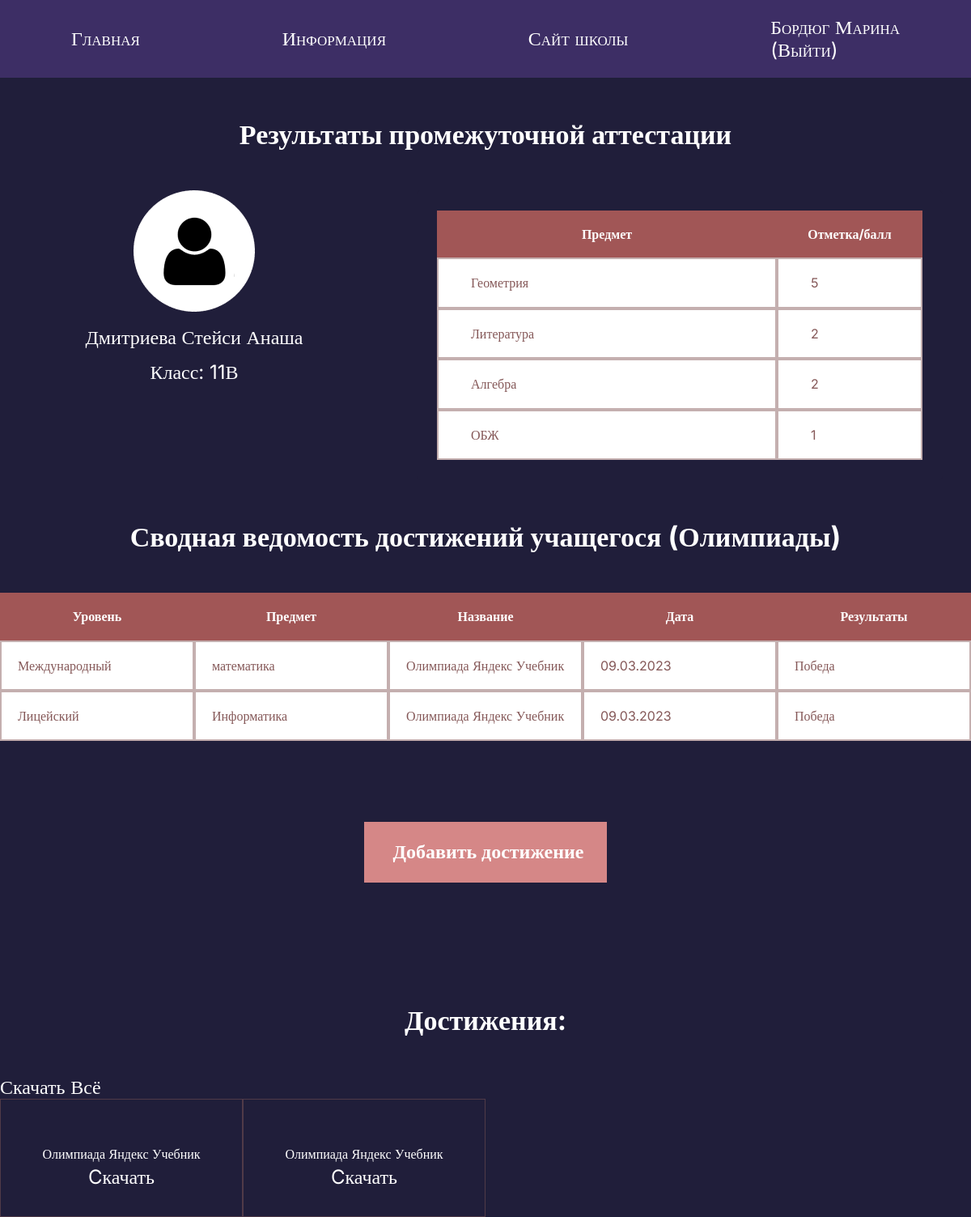
/profile/18 (signed in), run on the app's committed database.
### tables this page shows
CREATE TABLE "students" (
	"student_id"	INTEGER NOT NULL,
	"name"	TEXT NOT NULL,
	"login"	TEXT NOT NULL,
	"password"	TEXT NOT NULL,
	"avatar"	BLOB,
	"birth_date"	DATE,
	"created_at"	DATETIME NOT NULL DEFAULT CURRENT_TIMESTAMP,
	"class"	TEXT NOT NULL,
	"teacher_id"	INTEGER NOT NULL,
	"old"	INTEGER NOT NULL,
	FOREIGN KEY("teacher_id") REFERENCES "teachers"("teacher_id") ON DELETE CASCADE ON UPDATE CASCADE,
	PRIMARY KEY("student_id" AUTOINCREMENT)
);

CREATE TABLE exams ( 
                    exam_id           INTEGER NOT NULL  PRIMARY KEY  AUTOINCREMENT,
                    subject           TEXT,
                    mark              INTEGER,
                    student_id        INTEGER NOT NULL,
                    created_at        DATETIME NOT NULL DEFAULT CURRENT_TIMESTAMP,
                    FOREIGN KEY ( student_id ) REFERENCES students( student_id ) ON DELETE CASCADE ON UPDATE CASCADE
 
                );

CREATE TABLE "portfolio" (
	"portfolio_id"	INTEGER NOT NULL,
	"event_name"	TEXT NOT NULL,
	"event_type"	TEXT NOT NULL,
	"student_id"	INTEGER NOT NULL,
	"created_at"	DATETIME NOT NULL DEFAULT CURRENT_TIMESTAMP,
	"event_file_uuid"	TEXT,
	"event_level"	TEXT,
	"event_result"	TEXT,
	"event_date"	TEXT,
	PRIMARY KEY("portfolio_id" AUTOINCREMENT),
	FOREIGN KEY("student_id") REFERENCES "students"("student_id") ON DELETE CASCADE ON UPDATE CASCADE
);

### main.py (the view, shortened to what this page needs)
@app.route("/profile/<student_id>", methods=["POST", "GET"])
def profile_by_id(student_id):
    exams_subjects = ["Русский язык", "Литература", "Алгебра", "Геометрия", "Информатика", "Музыка",
                      "ОБЖ", "Физическая культура", "Технология", "Английский язык", "Литература Республики Коми",
                      "История", "Родная (русская) литература", "Родной (русский) язык", "Биология",
                      "Химия", "Физика", "География", "Обществознание"]
    student = db.get_student_by_student_id(student_id)
    portfolio = db.get_portfolio_by_student_id(student_id)
    exams = db.get_exams_by_student_id(student_id)
    return render_template("student-profile.html", title="Student profile", student=student, port=portfolio,
                                                exams=exams, subjects=exams_subjects, old = student[-1], N=None)

### database.py (called while the page is built)
    def get_portfolio_by_student_id(self, student_id):
        sql = """SELECT * FROM portfolio WHERE student_id = ?"""
        self.cursor.execute(sql, (student_id,))
        return self.cursor.fetchall()

    def get_exams_by_student_id(self, student_id):
        sql = """SELECT * FROM exams WHERE student_id = ?"""
        self.cursor.execute(sql, (student_id,))
        return self.cursor.fetchall()

    def get_student_by_student_id(self, student_id):
        sql = """SELECT * FROM students WHERE student_id = ?"""
        self.cursor.execute(sql, (student_id, ))
        result = self.cursor.fetchone()
        if not result:
            return None
        return result

### templates/student-profile.html (shortened to what this page needs)
{% extends 'base.html' %}
{% block content %}
  <section class="profile-page-st">
    <div class="container">
      <h2 class="header-page">Результаты промежуточной аттестации</h2>
      <div class="student-card">
        <div class="student-info">
          <img src={{url_for('static', filename='img/avatar 1.png')}}  alt="avatar-1" class="avatar-2">
          <p class="port-text">{{ student[1] }}</p>
          <p class="port-text">Класс: {{ student[7] }}</p>
        </div>
        <form class="student-table" method="post">
          <table class="marks">
            <thead>
              <tr>
                <th>Предмет</th>
                <th>Отметка/балл</th>
              </tr>
            </thead>
            <tbody>
              {% if "teacher_id" in session %}
                {% for i in range(1, 5) %}
                  <tr>
                    {% if old %}
                      <td>
                        <select name="exam{{i}}">
                          {% for subject in range(19) %}
                            {% if subjects[subject] == exams[i-1][1] %}
                              <option value={{subjects[subject]}} selected> {{subjects[subject]}}</option>
                            {% else %}
                              <option value={{subjects[subject]}}> {{subjects[subject]}}</option>
                            {% endif %}
                          {% endfor %}
                        </select>
                      </td>
                      <td>
                        <select name="mark{{i}}">
                          {% for mark in range(1, 6) %}
                            {% if mark == exams[i-1][2] %}
                              <option value={{mark}} selected>{{mark}}</option>
                            {% elif mark == None %}
                              <option value="" selected disabled></option>
                            {% else %}
                              <option value={{mark}}>{{mark}}</option>
                            {% endif %}
                          {% endfor %}
                        </select>
                      </td>
                    {% else %}
                      <td>
                        <select name="exam{{i}}">
                          {% for subject in range(19) %}
                            {% if subject == i - 1 %}
                              <option value={{subjects[subject]}} selected> {{subjects[subject]}}</option>
                            {% else %}
                              <option value={{subjects[subject]}}> {{subjects[subject]}}</option>
                            {% endif %}
                          {% endfor %}
                        </select>
                      </td>
                      <td>
                        <select name="mark{{i}}">
                          <option disabled selected></option>
                          {% for mark in range(1, 6) %}
                            <option value={{mark}}>{{mark}}</option>
                          {% endfor %}
                        </select>
                      </td>
                    {% endif %}
                  </tr>
                {% endfor %}
              {% elif "student_id" in session %}
                {% if old %}
                  {% for exam in exams %}
                    <tr>
                      <td>
                        <p>{{ exam[1] }}</p>
                      </td>
                      <td>
                        {% if not exam[2] %}
                          <p></p>
                        {% else %}
                          <p>{{ exam[2] }}</p>
                        {% endif %}
                      </td>
                    </tr>
                  {% endfor %}
                {% endif %}
              {% endif %}
            </tbody>
          </table>
        </form>
      </div>
      {% if port %}
        <p class="header-page"><strong>Сводная ведомость достижений учащегося (Олимпиады)</strong></p>
        <div class="marks-tb">
          <table class="marks-2">
            <thead>
              <tr>
                <th class="th-2">Уровень</th>
                <th class="th-2">Предмет</th>
                <th class="th-2">Название</th>
                <th class="th-2">Дата</th>
                <th class="th-2">Результаты</th>
              </tr>
            </thead>
            <tbody>
              {% for item in port %}
                <tr>
                  <td class="td-2">{{item[6]}}</td>
                  <td class="td-2">{{item[2]}}</td>
                  <td class="td-2">{{item[1]}}</td>
                  <td class="td-2">{{item[-1]}}</td>
                  <td class="td-2">{{item[-2]}}</td>
                </tr>
              {% endfor %}
            </tbody>
          </table>
        </div>
        {% if "student_id" in session %}
          <a href="/add-portfolio" type="submit" class="button-center button-add"><strong>Добавить достижение</strong></a>
        {% endif %}
        <p class="header-page"><strong>Достижения:</strong></p>
        <a href='/profile/download-all/{{student[0]}}' class="portfolio-link">Скачать Всё</a>
        <div class="portfolio-files">
          {% for item in port %}
            <div class="portfolio-item">
              <p class="portfolio-title">{{item[1]}}</p>
              <a href='/download/{{ item[5] }}' class="portfolio-link">Cкачать</a>
            </div>
          {% endfor %}
        </div>
      {% else %}
        {% if "student_id" in session %}
        <a href="/add-portfolio" type="submit" class="button-center button-add"><strong>Добавить достижение</strong></a>
        {% endif %}
      {% endif %}
    </div>
  </section>
{% endblock %}

### static/css/styles.css (style rules this page uses)
* { margin: 0; padding: 0; box-sizing: border-box; font-family: Inter; }
form { margin: 0 auto; max-width: 650px; box-shadow: 20px 20px 0px #443C5B; background-color: #FFFFFF; border-radius: 5px; padding: 25px; }
.container { max-width: 1200px; margin: 0 auto; }
a { text-decoration: none; color: white; font-family: Inter; font-size: 24px; }
thead { display: flex; }
tr { width: 100%; display: flex; align-items: stretch; }
.student th:first-child, td:first-child { width: 60%; }
.student th:last-child, td:last-child { width: 25%; }
th:first-child, td:first-child { width: 70%; }
th:last-child, td:last-child { width: 30%; }
.button-add { width: 300px; height: 75px; padding: 20px 0 20px 7px; margin: 100px 0px 100px 0px; background-color: #D58787; border: 3px solid #D58787; color: white; text-align: center; text-decoration: none; display: inline-block; transition: all ease 0.3s; cursor: pointer; }
table { border-collapse: collapse; }
th, td { border: 2px solid #8558587a; padding: 20px 20px; text-align: left; color: #855858; }
th { background-color: #A15656; color: #FFFFFF; border: none; text-align: center; }
.port-text { color: #FFFFFF; font-family: Inter; font-size: 24px; margin-top: 15px; }
.header-page { color: #FFFFFF; font-size: 34px; text-align: center; padding: 50px 0; }
.marks { background-color: #FFFFFF; width: 100%; }
.marks-tb { max-width: 100%; }
.marks-2 { background-color: #FFFFFF; width: 100%; }
.profile-page-st { min-height: 88vh; width: 100%; background-color: #201E3A; }
.th-2:first-child, .td-2:first-child, .th-2:nth-child(2), .td-2:nth-child(2), .th-2:nth-child(3), .td-2:nth-child(3), .th-2:nth-child(4), .td-2:nth-child(4), .th-2:nth-child(5), .td-2:nth-child(5) { width: 20%; }
.student-card { display: flex; justify-content: space-between; }
.student-info { width: 40%; text-align: center; }
.student-table { width: 60%; border: none; box-shadow: none; background-color: #201E3A; text-align: center; }
.student-table td { padding: 0; }
.student-table p { padding: 20px 0px 20px 40px; }
.portfolio-files { display: flex; flex-wrap: wrap; }
.portfolio-item { width: 25%; padding: 35px; border: 1px solid #8558587a; text-align: center; }
.portfolio-title { color: #FFFFFF; padding: 5px 0 5px 0; }
.button-center { margin-left: 450px; }

### data on the page
students: name "Дмитриева Стейси Анаша", class "11В"
exams: subject "Геометрия", mark "5"
exams: subject "Литература", mark "2"
exams: subject "Алгебра", mark "2"
exams: subject "ОБЖ", mark "1"
portfolio: event_level "Международный", event_type "математика", event_name "Олимпиада Яндекс Учебник", event_date "09.03.2023", event_result "Победа"
portfolio: event_level "Лицейский", event_type "Информатика", event_name "Олимпиада Яндекс Учебник", event_date "09.03.2023", event_result "Победа"

### other printed values
{{ (session["login"])[ :session["login"].rfind(" ")] }} "Бордюг Марина"
